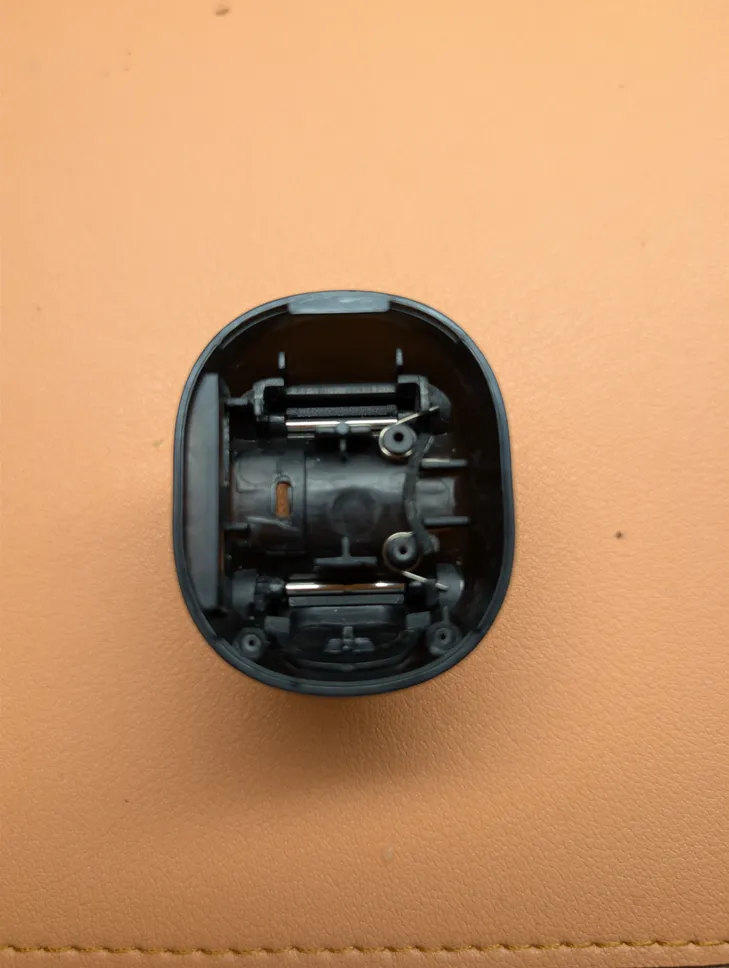
#> input picture ref/top_shell_underside.webp, 729 x 968 px, shrunk from 3072 x 4080 before the run
$ python fit_outline.py
#> lines starting #> are read from the running program, lines starting #| are printed output that depends on the picture; after the words box and inside, x2 and y2 are one past the last pixel; in counts of white or black regions, pixels touching at a corner belong together
"""Traces the top shell's rim outline from ref/top_shell_underside.webp and writes
outline.json (points in mm, base coordinates: +X screw end, -Y USB side).

The photo gives the shape; the absolute size comes from the flatbed scan
(ref/scan.jpg), where the shell is 37.0 mm long (its width is clipped there).
Run: python3 fit_outline.py
"""
import json
import numpy as np
from PIL import Image
from scipy import ndimage as ndi

SHELL_LENGTH = 37.0     # mm, from the scan
HARMONICS = 10          # smoothing of the traced contour
POINTS = 96

im = np.asarray(Image.open("ref/top_shell_underside.webp").convert("RGB")).astype(float)
r, b = im[..., 0], im[..., 2]
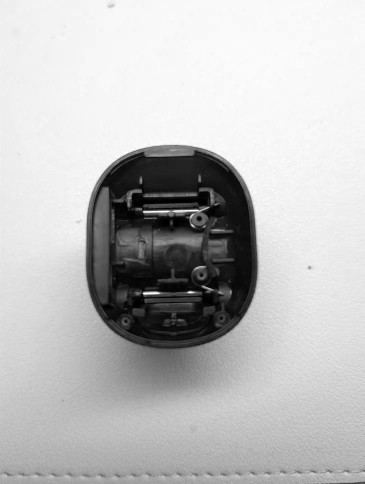
#> r: shape (968, 729) float64 (shown at 1/2 size); min 0, max 255, mean 190
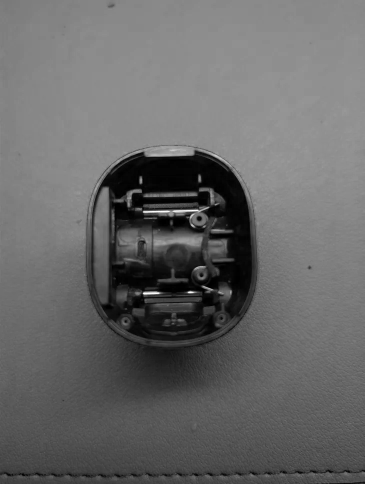
#> b: shape (968, 729) float64 (shown at 1/2 size); min 0, max 255, mean 103.3
mask = (r < 120) & (r - b < 60)                       # dark shell, not the orange mat
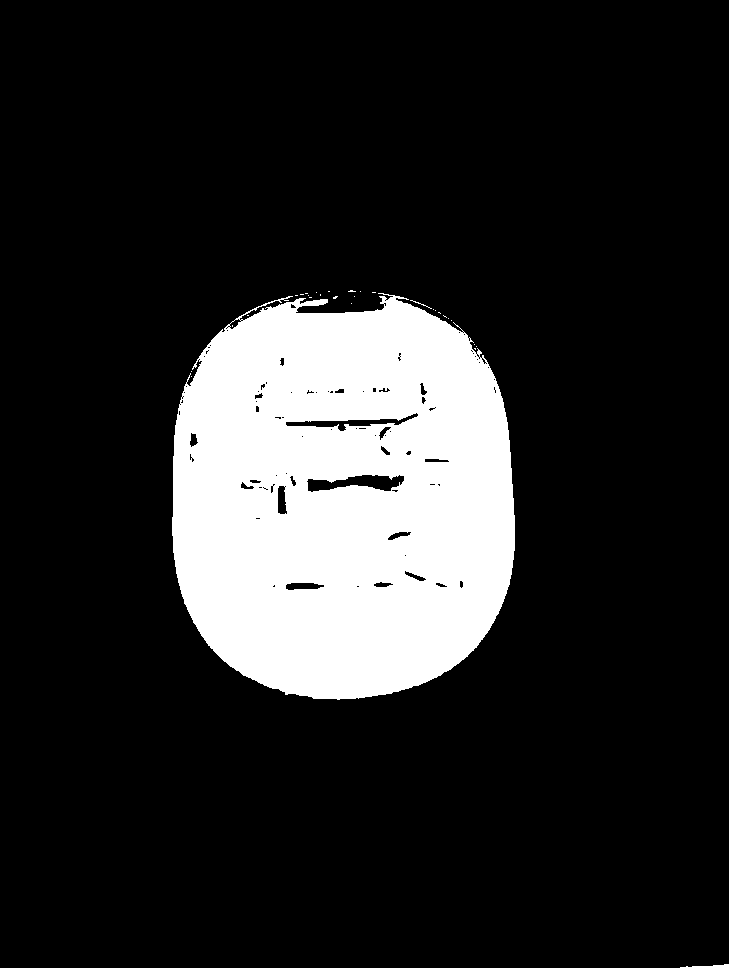
#> mask: shape (968, 729) bool; 16% white; 30 white regions (27 under 20 px), largest, box (x1, y1, x2, y2) and area: (172, 293, 515, 700) 112845, (680, 964, 729, 968) 109, (410, 300, 432, 309) 25
lab, n = ndi.label(mask)
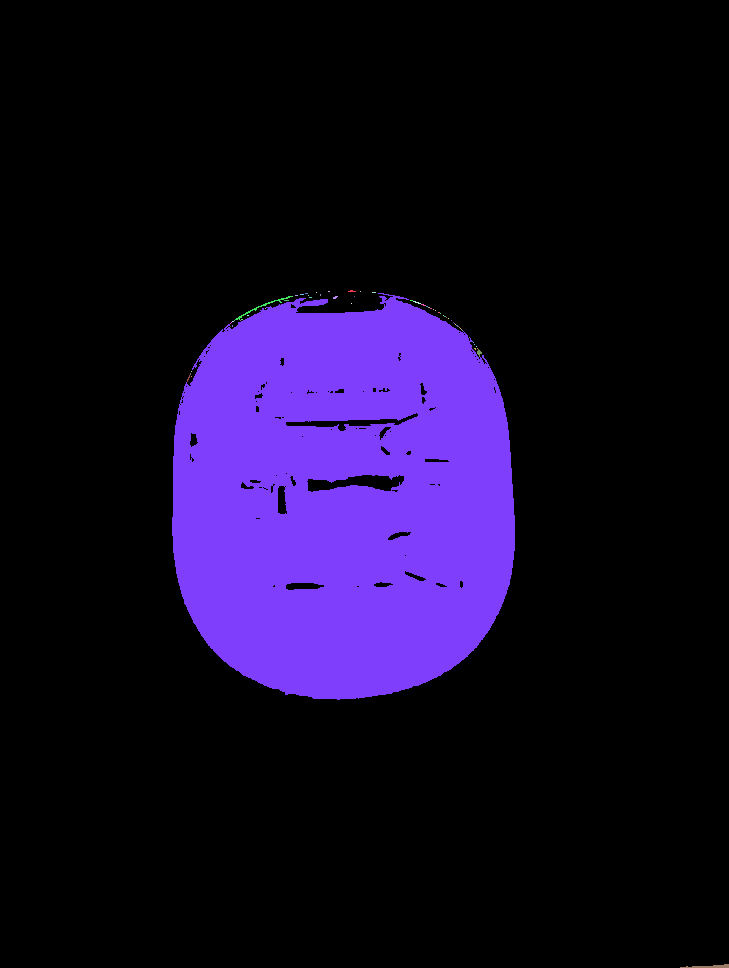
#> lab: shape (968, 729) int32; 64 distinct labels, from 0 to 63; one colour per label, 0 black
#> n = 63
mask = lab == 1 + np.argmax(ndi.sum(mask, lab, range(1, n + 1)))
#> mask: shape (968, 729) bool; 16% white; 1 white region, box (x1, y1, x2, y2) and area: (172, 293, 515, 700) 112678
mask = ndi.binary_opening(ndi.binary_fill_holes(mask), iterations=6)
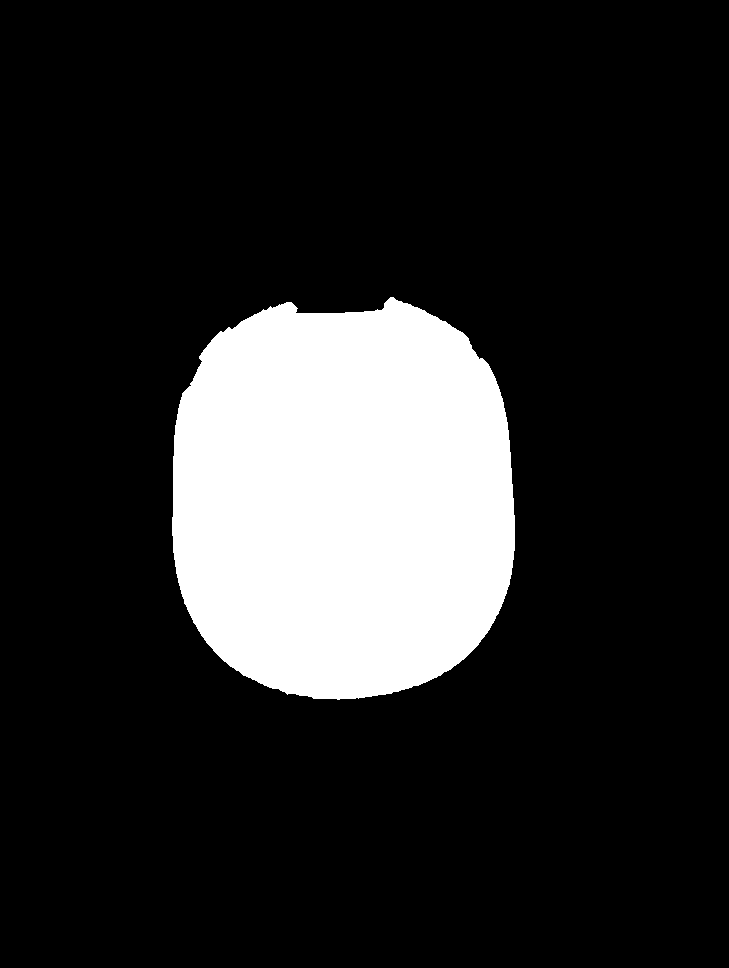
#> mask: shape (968, 729) bool; 16.3% white; 1 white region, box (x1, y1, x2, y2) and area: (172, 297, 515, 700) 115319

ys, xs = np.where(mask)
cu, cv = (xs.min() + xs.max()) / 2, (ys.min() + ys.max()) / 2     # bounding-box centre
#> cu = 343; cv = 498
scale = SHELL_LENGTH / (ys.max() - ys.min() + 1)                    # mm per pixel
#> scale = 0.0918

edge = mask & ~ndi.binary_erosion(mask)
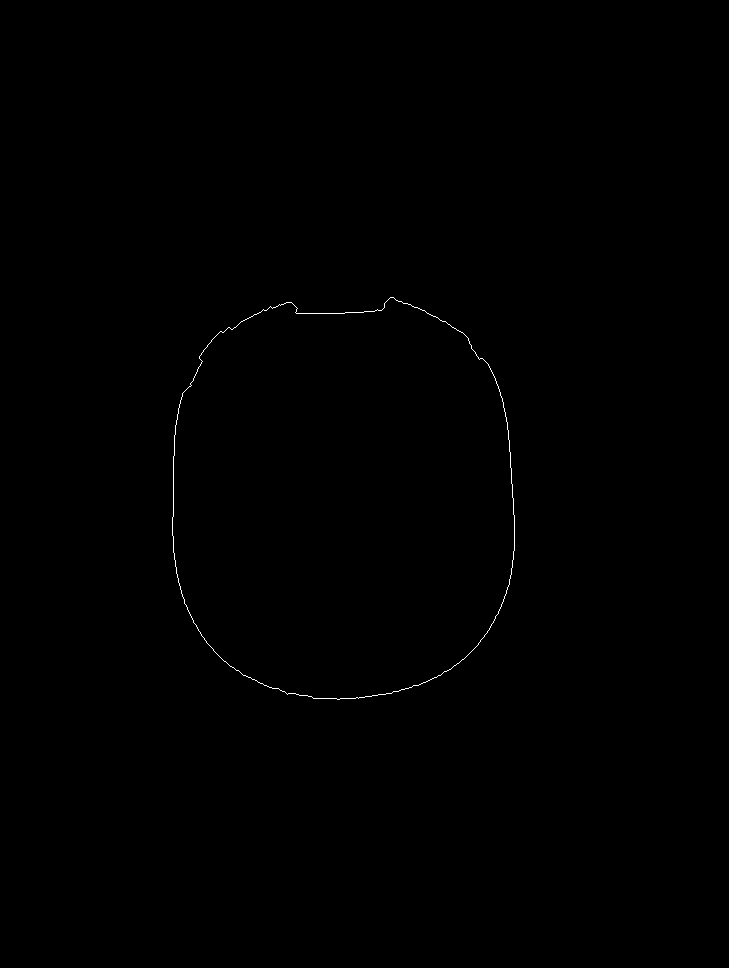
#> edge: shape (968, 729) bool; 0.16% white in thin lines or dots, all inside (x1, y1, x2, y2) = (172, 297, 515, 700)
ev, eu = np.where(edge)
#> ev = 1153 values from 297 to 699; eu = 1153 values, max 514 at index 624, min 172 at index 627, mean 342.3
# photo is the shell seen from below: screw end is down, USB side is on the right
# after mirroring -> X = v, Y = -u
x, y = (ev - cv) * scale, -(eu - cu) * scale
#> x = 1153 values from -18.45 to 18.45; y = 1153 values, max 15.7 at index 627, min -15.7 at index 624, mean 0.0677
th, rad = np.arctan2(y, x), np.hypot(x, y)
#> th = 1153 values, max 3.14 at index 177, min -3.14 at index 178, mean 0.00577; rad = 1153 values, max 19.04 at index 244, min 15.49 at index 560, mean 17.53
order = np.argsort(th); th, rad = th[order], rad[order]
#> after `order = np.argsort(th)`: order = 1153 values, max 1152 at index 578, min 0 at index 51, mean 576
#> after `th, rad = (th[order], rad[order])`: th = 1153 values from -3.14 to 3.14; rad = 1153 values, max 19.04 at index 1024, min 15.49 at index 278, mean 17.53
k = np.arange(1, HARMONICS + 1)
A = np.hstack([np.ones((len(th), 1)), np.cos(np.outer(th, k)), np.sin(np.outer(th, k))])
coef = np.linalg.lstsq(A, rad, rcond=None)[0]
#> coef = 21 values, max 17.51 at index 0, min -0.747 at index 4, mean 0.88
t = np.linspace(-np.pi, np.pi, POINTS, endpoint=False)
rr = np.hstack([np.ones((POINTS, 1)), np.cos(np.outer(t, k)), np.sin(np.outer(t, k))]) @ coef
#> rr = 96 values, max 19.01 at index 88, min 15.52 at index 23, mean 17.51
pts = np.c_[rr * np.cos(t), rr * np.sin(t)]
#> pts = 96 pairs, first value -17.76 to 18.36, second value -15.73 to 15.69
print("fit residual (mm): rms %.3f max %.3f" % (np.sqrt(np.mean((A @ coef - rad) ** 2)),
                                                np.abs(A @ coef - rad).max()))
#| fit residual (mm): rms 0.143 max 0.752
print("outline size: %.2f x %.2f mm" % (np.ptp(pts[:, 0]), np.ptp(pts[:, 1])))
#| outline size: 36.12 x 31.42 mm
json.dump([[round(float(a), 3), round(float(c), 3)] for a, c in pts], open("outline.json", "w"))

$ run again, with ref/pcb_test_fit.webp copied over ref/top_shell_underside.webp
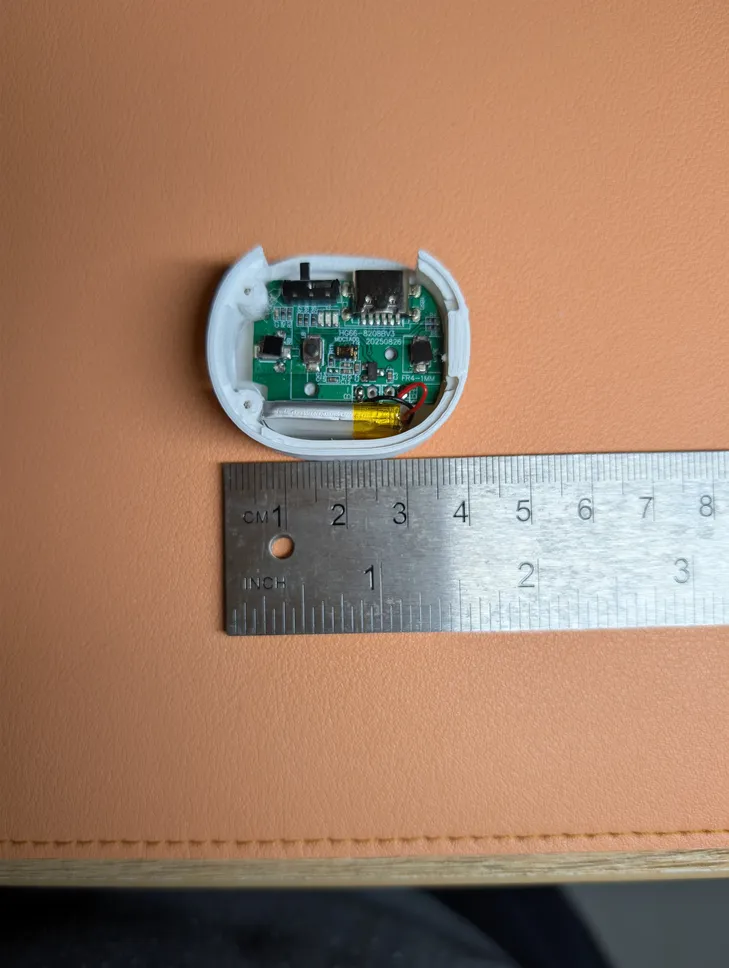
#> input picture ref/pcb_test_fit.webp, 729 x 968 px, shrunk from 3072 x 4080 before the run
#> lab: shape (968, 729) int32; 240 distinct labels, from 0 to 239
#> n = 239
#> `mask = lab == 1 + np.argmax(ndi.sum(mask, lab, range(1, n + 1)))`:
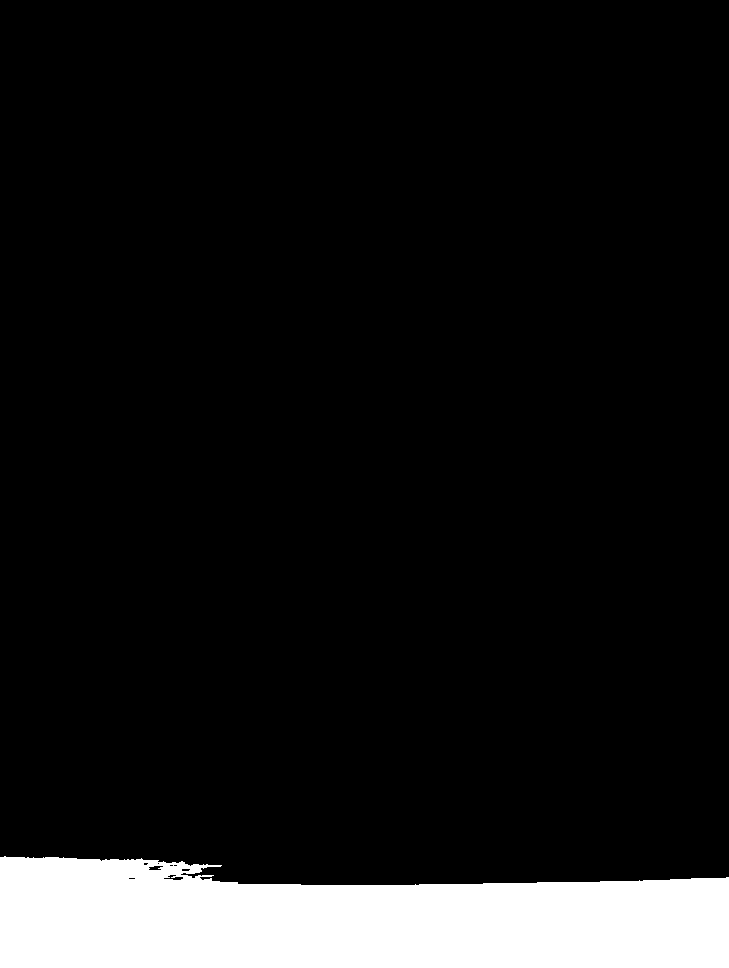
#> mask: shape (968, 729) bool; 9.5% white; 1 white region, box (x1, y1, x2, y2) and area: (0, 856, 729, 968) 66835
#> cu = 364; cv = 912
#> scale = 0.333
#> `edge = mask & ~ndi.binary_erosion(mask)`:
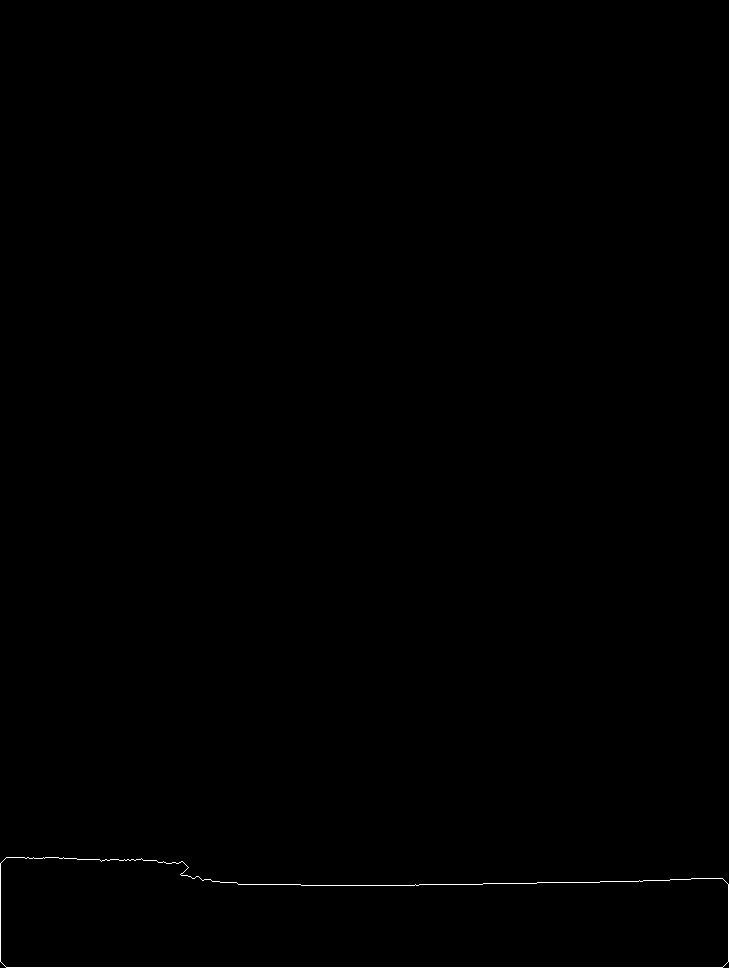
#> edge: shape (968, 729) bool; 0.23% white in thin lines or dots, all inside (x1, y1, x2, y2) = (0, 857, 729, 968)
#> ev = 1647 values from 857 to 967; eu = 1647 values, max 728 at index 648, min 0 at index 174, mean 357.6
#> x = 1647 values from -18.33 to 18.33; y = 1647 values, max 121.3 at index 174, min -121.3 at index 648, mean 2.13
#> `th, rad = np.arctan2(y, x), np.hypot(x, y)`: th = 1647 values, max 3.1 at index 712, min -3.14 at index 713, mean 0.0463; rad = 1647 values, max 122.4 at index 174, min 9 at index 713, mean 69.79
#> order = 1647 values, max 1646 at index 447, min 0 at index 1273, mean 823
#> `th, rad = (th[order], rad[order])`: th = 1647 values from -3.14 to 3.1; rad = 1647 values, max 122.4 at index 441, min 9 at index 0, mean 69.79
#> coef = 21 values, max 34.52 at index 0, min -34.18 at index 2, mean 0.448
#> rr = 96 values, max 134.3 at index 72, min 1.92 at index 9, mean 34.52
#> pts = 96 pairs, first value -16.31 to 25.84, second value -125.3 to 134.3
#| fit residual (mm): rms 9.245 max 28.960
#| outline size: 42.15 x 259.54 mm

$ run again, with ref/original_base.jpg saved as ref/top_shell_underside.webp
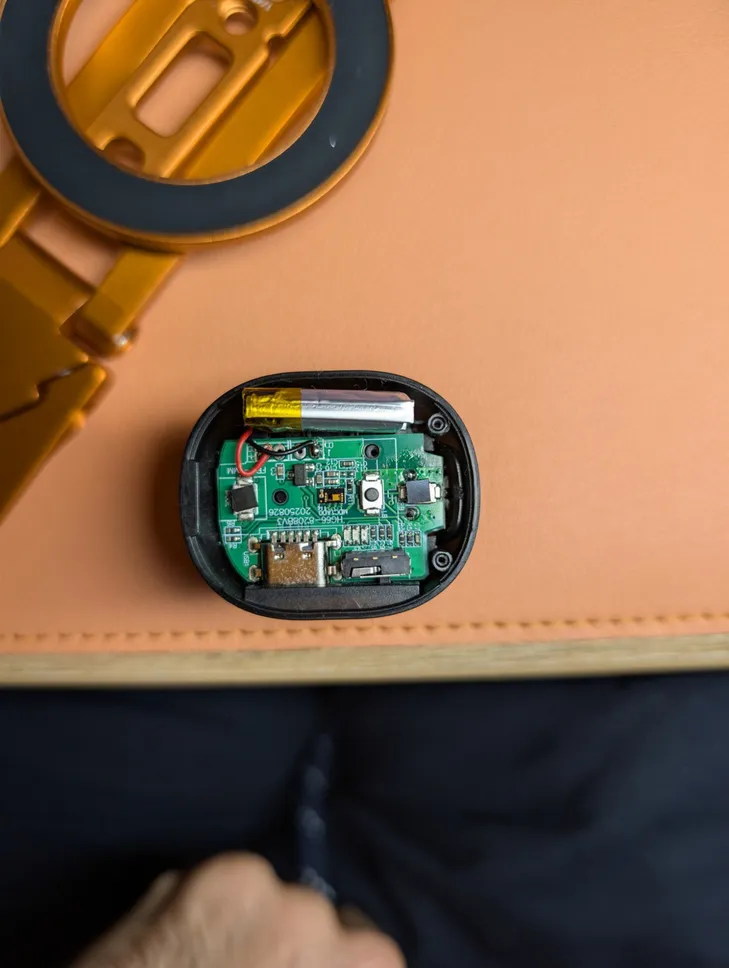
#> input picture ref/original_base.jpg, 729 x 968 px, shrunk from 1506 x 2000 before the run
#> lab: shape (968, 729) int32; 96 distinct labels, from 0 to 95
#> n = 95
#> `mask = lab == 1 + np.argmax(ndi.sum(mask, lab, range(1, n + 1)))`:
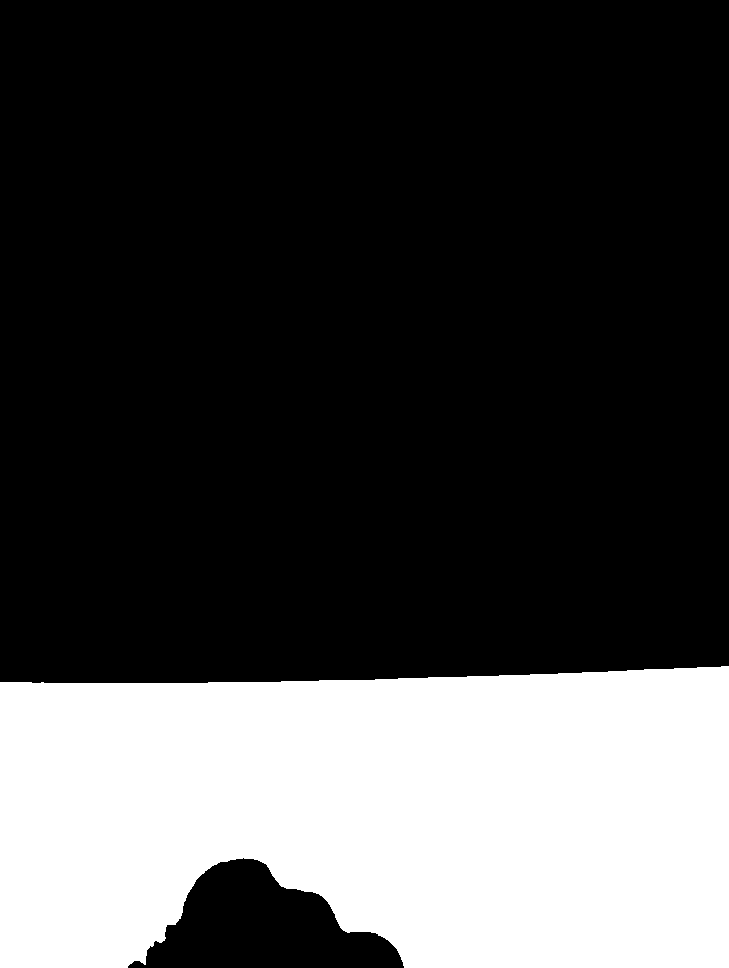
#> mask: shape (968, 729) bool; 27.6% white; 1 white region, box (x1, y1, x2, y2) and area: (0, 666, 729, 968) 194424
#> cu = 364; cv = 816.5
#> scale = 0.123
#> `edge = mask & ~ndi.binary_erosion(mask)`:
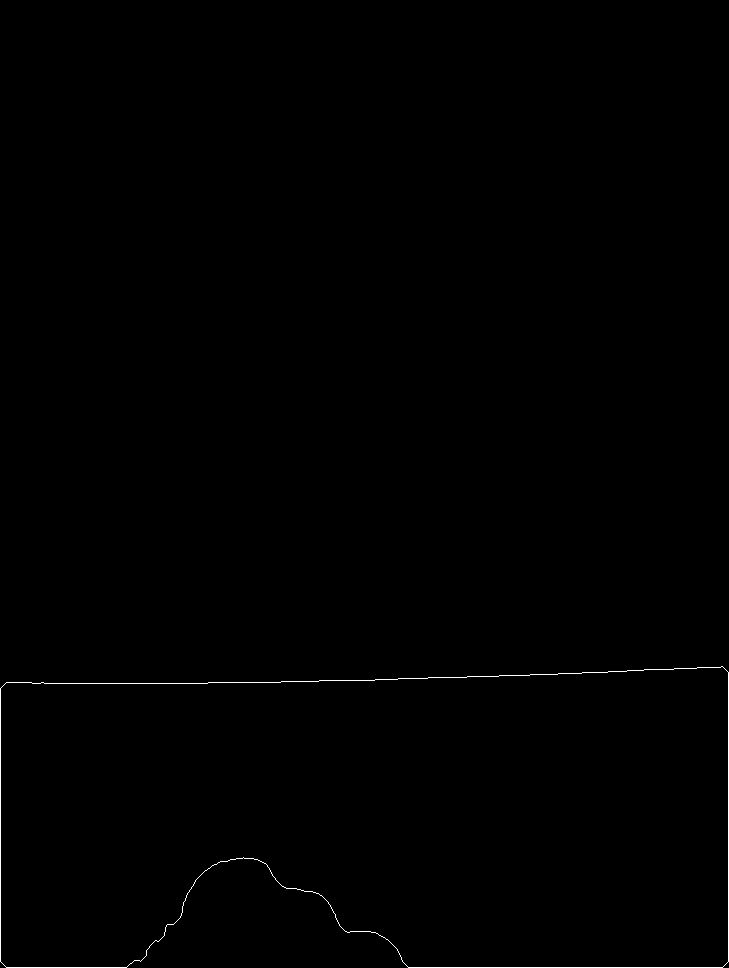
#> edge: shape (968, 729) bool; 0.29% white in thin lines or dots, all inside (x1, y1, x2, y2) = (0, 666, 729, 968)
#> ev = 2079 values from 666 to 967; eu = 2079 values, max 728 at index 146, min 0 at index 743, mean 363.2
#> x = 2079 values from -18.44 to 18.44; y = 2079 values, max 44.6 at index 743, min -44.6 at index 146, mean 0.0989
#> `th, rad = np.arctan2(y, x), np.hypot(x, y)`: th = 2079 values, max 3.13 at index 405, min -3.14 at index 406, mean 0.034; rad = 2079 values, max 47.98 at index 146, min 10.94 at index 1296, mean 33.12
#> order = 2079 values, max 2078 at index 659, min 0 at index 355, mean 1039
#> `th, rad = (th[order], rad[order])`: th = 2079 values from -3.14 to 3.13; rad = 2079 values, max 47.98 at index 364, min 10.94 at index 1082, mean 33.12
#> coef = 21 values, max 27.53 at index 0, min -15.84 at index 2, mean 0.448
#> rr = 96 values, max 47.89 at index 75, min 8.51 at index 56, mean 27.53
#> pts = 96 pairs, first value -18.59 to 19.67, second value -45.76 to 47.45
#| fit residual (mm): rms 5.156 max 20.700
#| outline size: 38.26 x 93.21 mm
